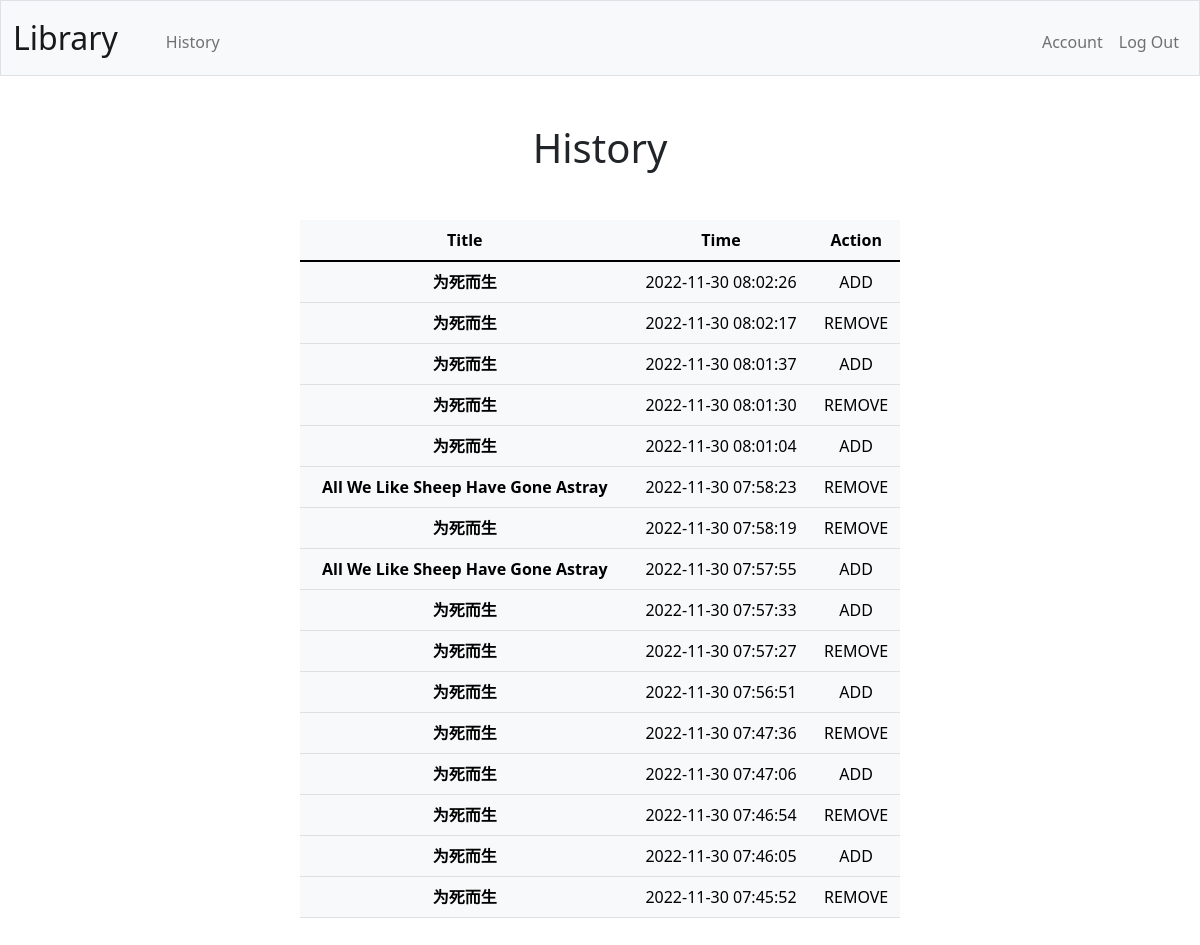
Page /history (signed in) on the earlier database version.
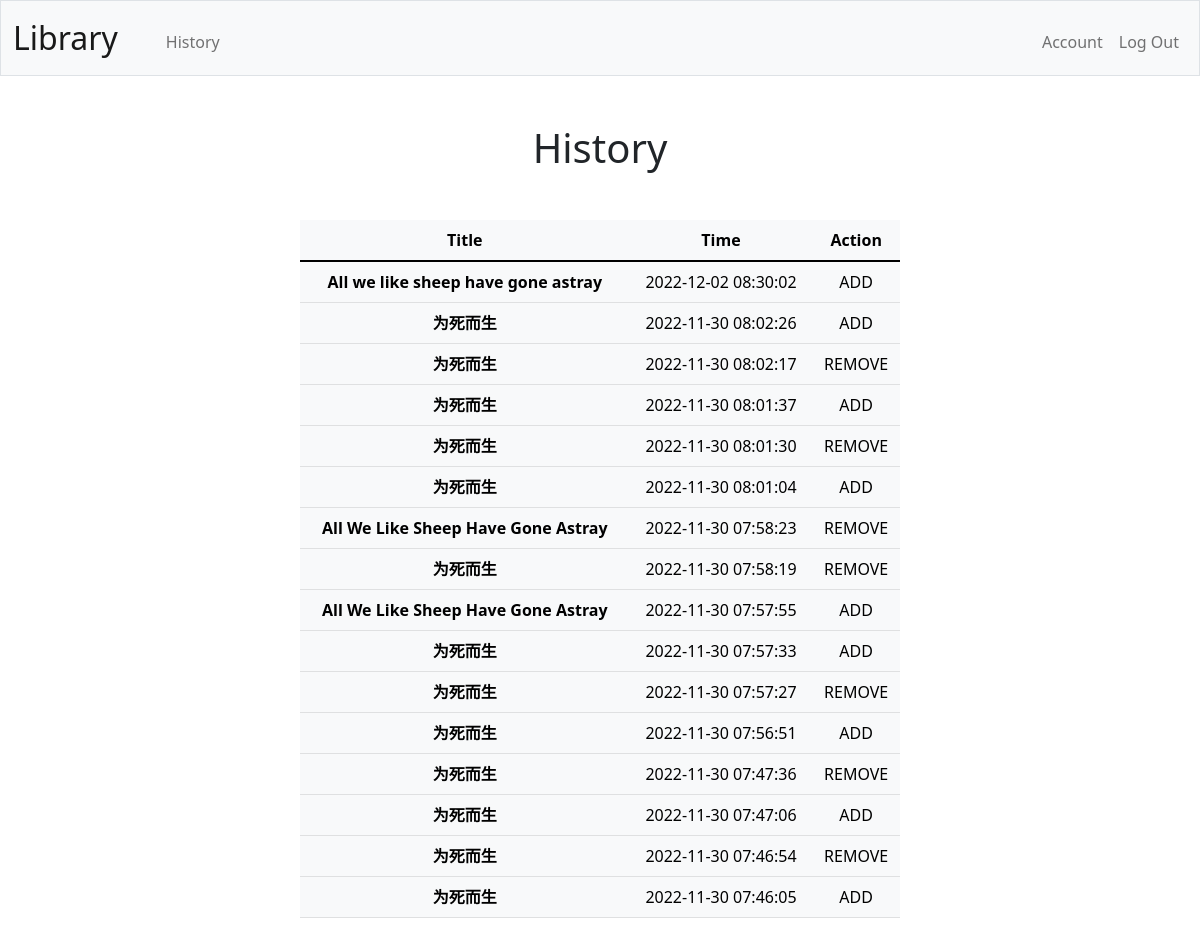
Same page on the later database version.
### tables this page shows
CREATE TABLE historys (
    id INTEGER PRIMARY KEY AUTOINCREMENT NOT NULL,
    title TEXT NOT NULL,
    time DATETIME DEFAULT CURRENT_TIMESTAMP,
    user_id INTEGER NOT NULL,
    book_id INTEGER NOT NULL,
    action TEXT NOT NULL);

### App.py (the view)
@app.route("/history", methods=["GET"])
@login_required
def Get_history():
    user_id = session["user_id"]
    with sqlite3.connect(database_name) as conn:
        db = conn.cursor()
        historys_db = db.execute("SELECT * FROM historys WHERE user_id = ? ORDER BY TIME DESC LIMIT 16", (user_id,))
        historys = historys_db.fetchall()
    return render_template("history.html", historys = historys)

### App.py (called while the page is built)
def login_required(f):
    @wraps(f)
    def decorated_function(*args, **kwargs):
        if session.get("user_id") is None:
            return redirect("/account/login")
        return f(*args, **kwargs)
    return decorated_function

### templates/history.html (shortened to what this page needs)
{% extends "layout.html" %}
{% block main %}
<div class="text-center">
    <div class="my-5">
        <h1>History</h1>
    </div>
    <div class="mb-3 row justify-content-md-center">
        <table class="table table-light w-50">
            <thead>
                <tr>
                    <th scope="col">Title</th>
                    <th scope="col">Time</th>
                    <th scope="col">Action</th>
                </tr>
            </thead>
            <tbody>
                {% for history in historys %}
                <tr>
                    <th>{{ history[1] }}</th>
                    <td>{{ history[2] }}</td>
                    <td>{{ history[5] }}</td>
                </tr>
                {% endfor %}
            </tbody>
        </table>
    </div>
</div>
{% endblock %}

Differences in the rows shown:
no longer on this page (row unchanged): historys: title "为死而生", time "2022-11-30 07:45:52", action "REMOVE"
added historys: title "All we like sheep have gone astray", time "2022-12-02 08:30:02", action "ADD"
